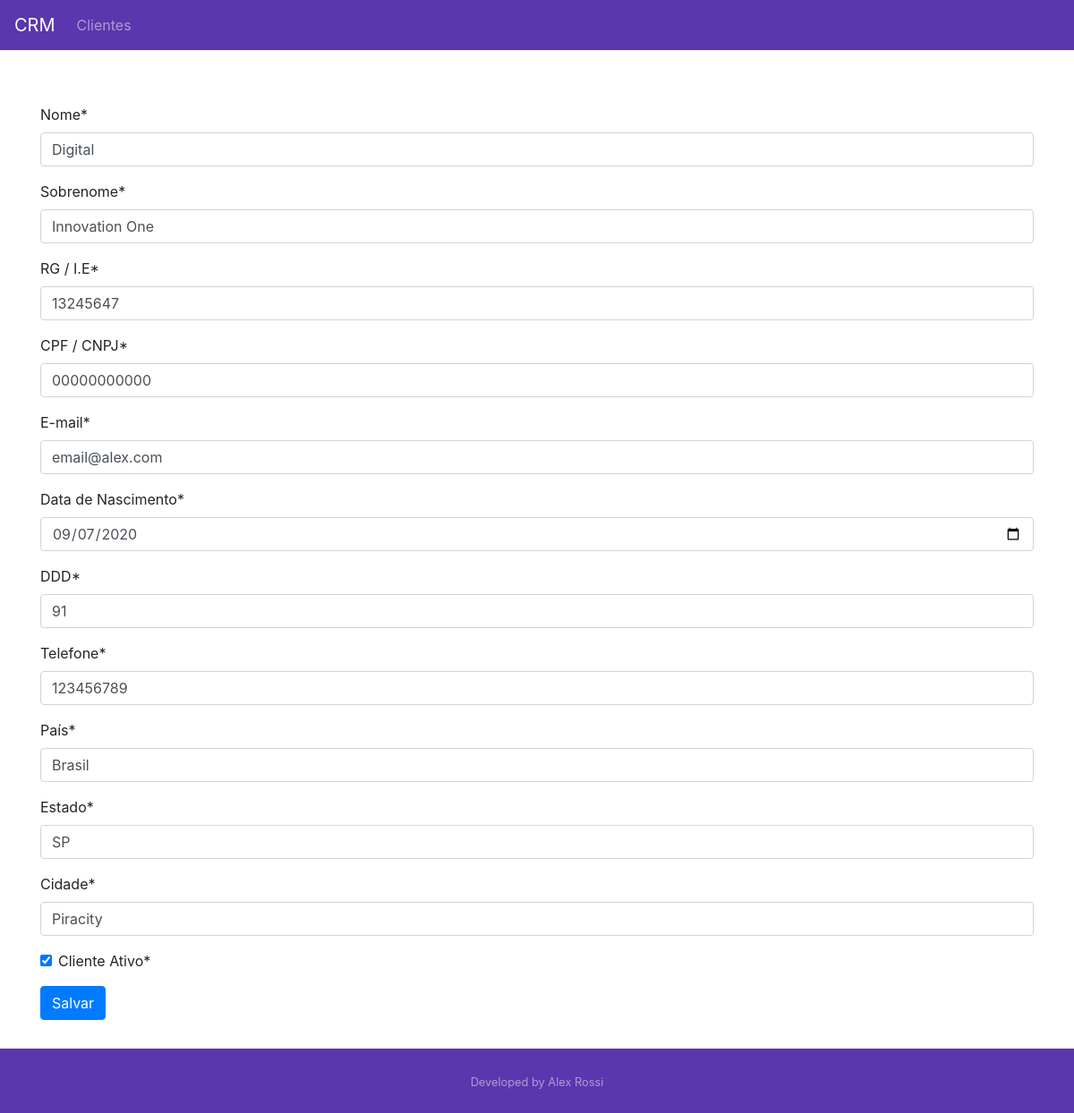
/customer/4/, run on the app's committed database.
### customer/models.py (models this page shows, shortened)
class Customer(models.Model):
  first_name = models.CharField(max_length=30)
  last_name = models.CharField(max_length=30)
  cpf = models.CharField(max_length=11)
  rg = models.CharField(max_length=9)
  email = models.EmailField()
  birth_date = models.DateField()
  area_code = models.CharField(max_length=3)
  phone_number = models.CharField(max_length=9)
  country = models.CharField(max_length=30)
  state = models.CharField(max_length=30)
  city = models.CharField(max_length=30)
  created_date = models.DateTimeField(auto_now_add=True)
  updated_date = models.DateTimeField(auto_now=True)
  active = models.BooleanField(default=True)
  class Meta:
    db_table = "customer"

### customer/views.py (the view, shortened to what this page needs)
# urls.py: path("<int:id>/", CustomerUpdateView.as_view(), name="customer-update"),
class CustomerUpdateView(UpdateView):
  template_name = "customer/customer.html"
  form_class = CustomerForm
  def get_object(self):
    id = self.kwargs.get("id")
    return get_object_or_404(Customer, id=id)

### customer/templates/customer/customer.html (shortened to what this page needs)
{% extends "model-page.html" %}
{% load crispy_forms_tags %}
  {% block content %}
    <form method='POST'>{% csrf_token %}
      {{ form|crispy }}
      <button type="submit" class="btn btn-primary">Salvar</button>
    </form>
  {% endblock%}

### core/templates/model-page.html (style rules this page uses)
html, body { height: 100%; }

### data on the page
Customer: first_name "Digital", last_name "Innovation One", rg "13245647", cpf "00000000000", email "email@alex.com", birth_date "09/07/2020", area_code "91", phone_number "123456789", country "Brasil", state "SP", city "Piracity", active "☑"
